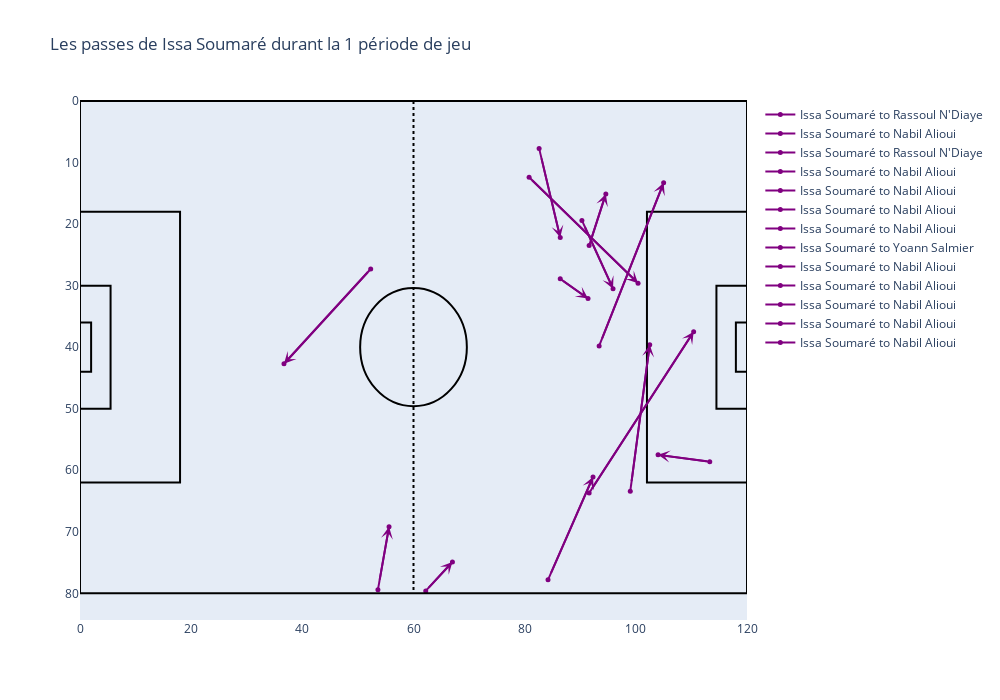

Notebook code for this chart:
### Markdown cell above
# Joueur spécifique

### Code cell
passes_player(df_passes, 'Le Havre', 1, 'Issa Soumaré')

### Figure 1 — Plotly figure (JSON) as saved in the notebook; plotly's stock layout.template omitted (floating-point values rounded to 4 significant figures)
{"data": [{"hoverinfo": "text", "line": {"color": "purple", "width": 2}, "marker": {"size": 5}, "mode": "lines+markers", "name": "Issa Soumaré to Rassoul N'Diaye", "text": "De: Issa Soumaré<br>À: Rassoul N'Diaye<br>X: 113.3 -> 104.0<br>Y: 58.6 -> 57.5", "type": "scatter", "x": [113.3, 104], "y": [58.6, 57.5]}, {"hoverinfo": "text", "line": {"color": "purple", "width": 2}, "marker": {"size": 5}, "mode": "lines+markers", "name": "Issa Soumaré to Nabil Alioui", "text": "De: Issa Soumaré<br>À: Nabil Alioui<br>X: 84.2 -> 92.3<br>Y: 77.8 -> 61.1", "type": "scatter", "x": [84.2, 92.3], "y": [77.8, 61.1]}, {"hoverinfo": "text", "line": {"color": "purple", "width": 2}, "marker": {"size": 5}, "mode": "lines+markers", "name": "Issa Soumaré to Rassoul N'Diaye", "text": "De: Issa Soumaré<br>À: Rassoul N'Diaye<br>X: 62.2 -> 67.0<br>Y: 79.6 -> 74.9", "type": "scatter", "x": [62.2, 67], "y": [79.6, 74.9]}, {"hoverinfo": "text", "line": {"color": "purple", "width": 2}, "marker": {"size": 5}, "mode": "lines+markers", "name": "Issa Soumaré to Nabil Alioui", "text": "De: Issa Soumaré<br>À: Nabil Alioui<br>X: 99.0 -> 102.5<br>Y: 63.4 -> 39.6", "type": "scatter", "x": [99, 102.5], "y": [63.4, 39.6]}, {"hoverinfo": "text", "line": {"color": "purple", "width": 2}, "marker": {"size": 5}, "mode": "lines+markers", "name": "Issa Soumaré to Nabil Alioui", "text": "De: Issa Soumaré<br>À: Nabil Alioui<br>X: 93.4 -> 105.0<br>Y: 39.8 -> 13.3", "type": "scatter", "x": [93.4, 105], "y": [39.8, 13.3]}, {"hoverinfo": "text", "line": {"color": "purple", "width": 2}, "marker": {"size": 5}, "mode": "lines+markers", "name": "Issa Soumaré to Nabil Alioui", "text": "De: Issa Soumaré<br>À: Nabil Alioui<br>X: 86.4 -> 91.4<br>Y: 28.9 -> 32.1", "type": "scatter", "x": [86.4, 91.4], "y": [28.9, 32.1]}, {"hoverinfo": "text", "line": {"color": "purple", "width": 2}, "marker": {"size": 5}, "mode": "lines+markers", "name": "Issa Soumaré to Nabil Alioui", "text": "De: Issa Soumaré<br>À: Nabil Alioui<br>X: 90.3 -> 95.9<br>Y: 19.4 -> 30.5", "type": "scatter", "x": [90.3, 95.9], "y": [19.4, 30.5]}, {"hoverinfo": "text", "line": {"color": "purple", "width": 2}, "marker": {"size": 5}, "mode": "lines+markers", "name": "Issa Soumaré to Yoann Salmier", "text": "De: Issa Soumaré<br>À: Yoann Salmier<br>X: 52.3 -> 36.7<br>Y: 27.3 -> 42.7", "type": "scatter", "x": [52.3, 36.7], "y": [27.3, 42.7]}, {"hoverinfo": "text", "line": {"color": "purple", "width": 2}, "marker": {"size": 5}, "mode": "lines+markers", "name": "Issa Soumaré to Nabil Alioui", "text": "De: Issa Soumaré<br>À: Nabil Alioui<br>X: 53.6 -> 55.6<br>Y: 79.4 -> 69.2", "type": "scatter", "x": [53.6, 55.6], "y": [79.4, 69.2]}, {"hoverinfo": "text", "line": {"color": "purple", "width": 2}, "marker": {"size": 5}, "mode": "lines+markers", "name": "Issa Soumaré to Nabil Alioui", "text": "De: Issa Soumaré<br>À: Nabil Alioui<br>X: 91.6 -> 110.4<br>Y: 63.7 -> 37.5", "type": "scatter", "x": [91.6, 110.4], "y": [63.7, 37.5]}, {"hoverinfo": "text", "line": {"color": "purple", "width": 2}, "marker": {"size": 5}, "mode": "lines+markers", "name": "Issa Soumaré to Nabil Alioui", "text": "De: Issa Soumaré<br>À: Nabil Alioui<br>X: 80.8 -> 100.4<br>Y: 12.4 -> 29.6", "type": "scatter", "x": [80.8, 100.4], "y": [12.4, 29.6]}, {"hoverinfo": "text", "line": {"color": "purple", "width": 2}, "marker": {"size": 5}, "mode": "lines+markers", "name": "Issa Soumaré to Nabil Alioui", "text": "De: Issa Soumaré<br>À: Nabil Alioui<br>X: 82.6 -> 86.4<br>Y: 7.7 -> 22.2", "type": "scatter", "x": [82.6, 86.4], "y": [7.7, 22.2]}, {"hoverinfo": "text", "line": {"color": "purple", "width": 2}, "marker": {"size": 5}, "mode": "lines+markers", "name": "Issa Soumaré to Nabil Alioui", "text": "De: Issa Soumaré<br>À: Nabil Alioui<br>X: 91.6 -> 94.6<br>Y: 23.5 -> 15.1", "type": "scatter", "x": [91.6, 94.6], "y": [23.5, 15.1]}], "layout": {"annotations": [{"arrowcolor": "purple", "arrowhead": 3, "arrowsize": 1, "arrowwidth": 2, "ax": 113.3, "axref": "x", "ay": 58.6, "ayref": "y", "showarrow": true, "x": 104, "xref": "x", "y": 57.5, "yref": "y"}, {"arrowcolor": "purple", "arrowhead": 3, "arrowsize": 1, "arrowwidth": 2, "ax": 84.2, "axref": "x", "ay": 77.8, "ayref": "y", "showarrow": true, "x": 92.3, "xref": "x", "y": 61.1, "yref": "y"}, {"arrowcolor": "purple", "arrowhead": 3, "arrowsize": 1, "arrowwidth": 2, "ax": 62.2, "axref": "x", "ay": 79.6, "ayref": "y", "showarrow": true, "x": 67, "xref": "x", "y": 74.9, "yref": "y"}, {"arrowcolor": "purple", "arrowhead": 3, "arrowsize": 1, "arrowwidth": 2, "ax": 99, "axref": "x", "ay": 63.4, "ayref": "y", "showarrow": true, "x": 102.5, "xref": "x", "y": 39.6, "yref": "y"}, {"arrowcolor": "purple", "arrowhead": 3, "arrowsize": 1, "arrowwidth": 2, "ax": 93.4, "axref": "x", "ay": 39.8, "ayref": "y", "showarrow": true, "x": 105, "xref": "x", "y": 13.3, "yref": "y"}, {"arrowcolor": "purple", "arrowhead": 3, "arrowsize": 1, "arrowwidth": 2, "ax": 86.4, "axref": "x", "ay": 28.9, "ayref": "y", "showarrow": true, "x": 91.4, "xref": "x", "y": 32.1, "yref": "y"}, {"arrowcolor": "purple", "arrowhead": 3, "arrowsize": 1, "arrowwidth": 2, "ax": 90.3, "axref": "x", "ay": 19.4, "ayref": "y", "showarrow": true, "x": 95.9, "xref": "x", "y": 30.5, "yref": "y"}, {"arrowcolor": "purple", "arrowhead": 3, "arrowsize": 1, "arrowwidth": 2, "ax": 52.3, "axref": "x", "ay": 27.3, "ayref": "y", "showarrow": true, "x": 36.7, "xref": "x", "y": 42.7, "yref": "y"}, {"arrowcolor": "purple", "arrowhead": 3, "arrowsize": 1, "arrowwidth": 2, "ax": 53.6, "axref": "x", "ay": 79.4, "ayref": "y", "showarrow": true, "x": 55.6, "xref": "x", "y": 69.2, "yref": "y"}, {"arrowcolor": "purple", "arrowhead": 3, "arrowsize": 1, "arrowwidth": 2, "ax": 91.6, "axref": "x", "ay": 63.7, "ayref": "y", "showarrow": true, "x": 110.4, "xref": "x", "y": 37.5, "yref": "y"}, {"arrowcolor": "purple", "arrowhead": 3, "arrowsize": 1, "arrowwidth": 2, "ax": 80.8, "axref": "x", "ay": 12.4, "ayref": "y", "showarrow": true, "x": 100.4, "xref": "x", "y": 29.6, "yref": "y"}, {"arrowcolor": "purple", "arrowhead": 3, "arrowsize": 1, "arrowwidth": 2, "ax": 82.6, "axref": "x", "ay": 7.7, "ayref": "y", "showarrow": true, "x": 86.4, "xref": "x", "y": 22.2, "yref": "y"}, {"arrowcolor": "purple", "arrowhead": 3, "arrowsize": 1, "arrowwidth": 2, "ax": 91.6, "axref": "x", "ay": 23.5, "ayref": "y", "showarrow": true, "x": 94.6, "xref": "x", "y": 15.1, "yref": "y"}], "height": 700, "shapes": [{"line": {"color": "Black"}, "type": "rect", "x0": 0, "x1": 120, "y0": 0, "y1": 80}, {"line": {"color": "Black", "dash": "dot"}, "type": "line", "x0": 60, "x1": 60, "y0": 0, "y1": 80}, {"line": {"color": "Black"}, "type": "rect", "x0": 0, "x1": 18, "y0": 18, "y1": 62}, {"line": {"color": "Black"}, "type": "rect", "x0": 102, "x1": 120, "y0": 18, "y1": 62}, {"line": {"color": "Black"}, "type": "rect", "x0": 0, "x1": 5.5, "y0": 30, "y1": 50}, {"line": {"color": "Black"}, "type": "rect", "x0": 114.5, "x1": 120, "y0": 30, "y1": 50}, {"line": {"color": "Black"}, "type": "rect", "x0": 0, "x1": 2, "y0": 36, "y1": 44}, {"line": {"color": "Black"}, "type": "rect", "x0": 118, "x1": 120, "y0": 36, "y1": 44}, {"line": {"color": "Black"}, "type": "circle", "x0": 50.4, "x1": 69.6, "xref": "x", "y0": 30.4, "y1": 49.6, "yref": "y"}], "title": {"text": "Les passes de Issa Soumaré durant la 1 période de jeu"}, "width": 1000, "xaxis": {"range": [0, 120], "showgrid": false, "zeroline": false}, "yaxis": {"autorange": "reversed", "range": [0, 80], "showgrid": false, "zeroline": false}}}
